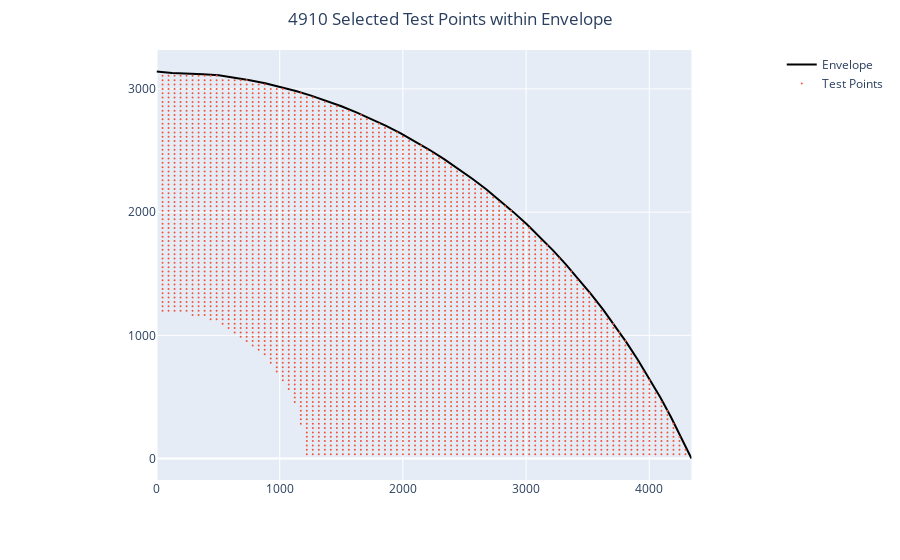

Notebook cell for this chart:
### Markdown cell above
## Big Sample (4910 pts)

### Code cell
big_sample = get_sample_points(envelope_df, min_distance=1200, lin_density=90)
plot_sample_points(envelope_df, pd.DataFrame(big_sample))

### Figure 1 — Plotly figure (JSON) as saved in the notebook; plotly's stock layout.template omitted (floating-point values rounded to 4 significant figures; data arrays with more than 128 entries replaced by an {"elided": "..."} marker saying what was removed)
{"data": [{"line": {"color": "black"}, "mode": "lines", "name": "Envelope", "type": "scatter", "x": [4342.0, 4260.0, 4176.0, 4089.0, 4000.0, 3909.0, 3816.0, 3721.0, 3624.0, 3525.0, 3425.0, 3322.0, 3219.0, 3113.0, 3006.0, 2897.0, 2787.0, 2676.0, 2563.0, 2450.0, 2335.0, 2218.0, 2101.0, 1983.0, 1864.0, 1743.0, 1622.0, 1501.0, 1378.0, 1255.0, 1131.0, 1007.0, 882.2, 756.9, 631.3, 505.4, 378.8, 252.3, 126.1, 1.924e-13], "y": [0.0, 171.7, 337.1, 496.5, 650.1, 798.0, 940.6, 1078.0, 1210.0, 1337.0, 1459.0, 1577.0, 1689.0, 1797.0, 1901.0, 2000.0, 2095.0, 2185.0, 2271.0, 2353.0, 2430.0, 2504.0, 2573.0, 2639.0, 2700.0, 2757.0, 2810.0, 2859.0, 2904.0, 2946.0, 2983.0, 3016.0, 3046.0, 3071.0, 3093.0, 3110.0, 3120.0, 3125.0, 3129.0, 3141.0]}, {"marker": {"size": 2}, "mode": "markers", "name": "Test Points", "type": "scatter", "x": {"elided": "4910 float values"}, "y": {"elided": "4910 float values"}}], "layout": {"margin": {"t": 50}, "title": {"text": "4910 Selected Test Points within Envelope", "x": 0.5}, "xaxis": {"constrain": "domain", "range": [0, 4342.0]}, "yaxis": {"dtick": 1000, "scaleanchor": "x", "scaleratio": 1}}}
